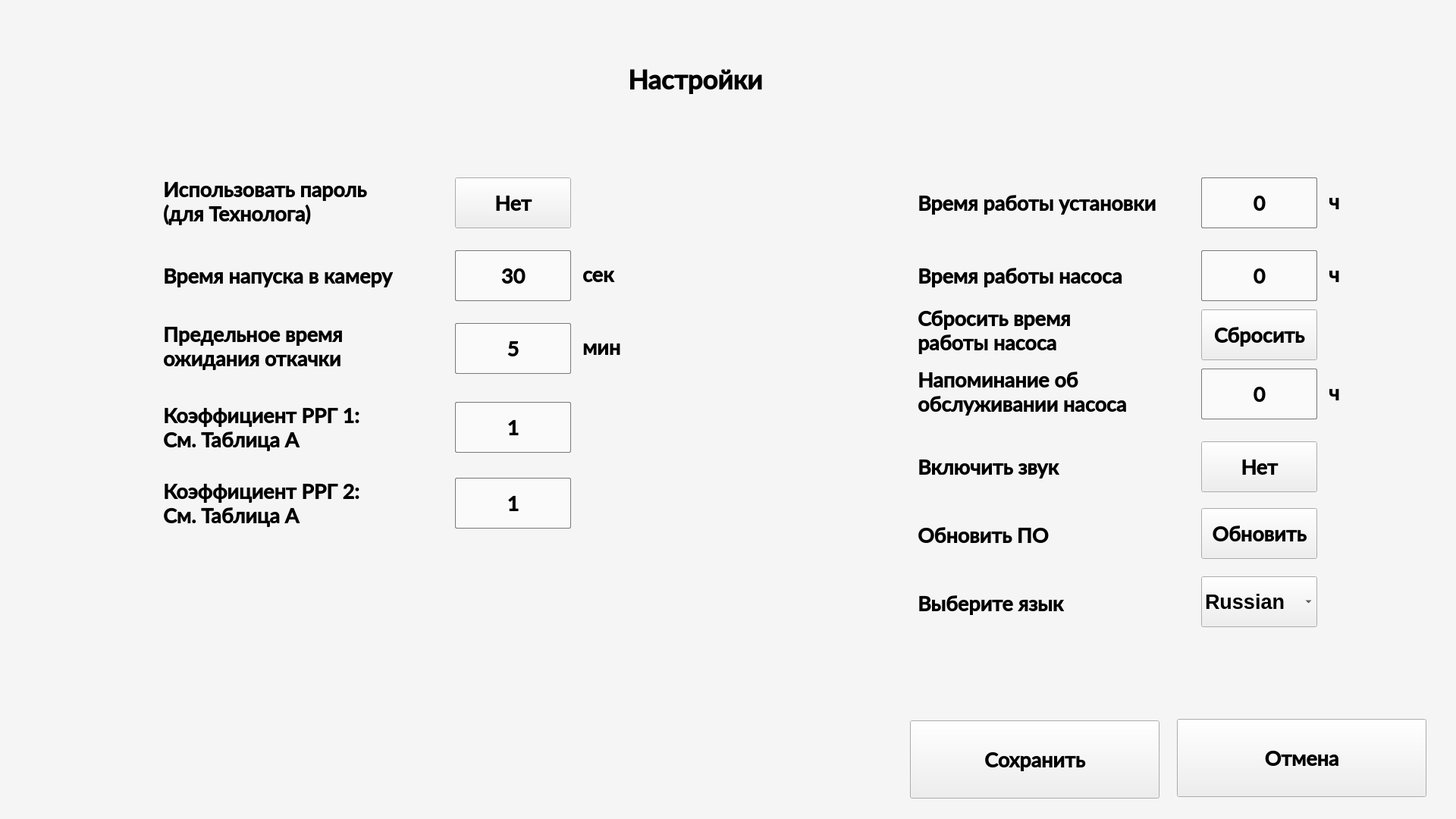
<?xml version="1.0" encoding="UTF-8"?>
<ui version="4.0">
 <class>SetWindow</class>
 <widget class="QDialog" name="SetWindow">
  <property name="geometry">
   <rect>
    <x>0</x>
    <y>0</y>
    <width>1920</width>
    <height>1080</height>
   </rect>
  </property>
  <property name="windowTitle">
   <string>Dialog</string>
  </property>
  <property name="styleSheet">
   <string notr="true"/>
  </property>
  <widget class="QLabel" name="LabelText">
   <property name="geometry">
    <rect>
     <x>828</x>
     <y>84</y>
     <width>265</width>
     <height>41</height>
    </rect>
   </property>
   <property name="font">
    <font>
     <family>Lato Semibold</family>
     <pointsize>26</pointsize>
     <bold>true</bold>
    </font>
   </property>
   <property name="text">
    <string>Настройки</string>
   </property>
  </widget>
  <widget class="QLabel" name="Blackout">
   <property name="geometry">
    <rect>
     <x>416</x>
     <y>96</y>
     <width>68</width>
     <height>22</height>
    </rect>
   </property>
   <property name="text">
    <string/>
   </property>
  </widget>
  <widget class="QLabel" name="Screen">
   <property name="geometry">
    <rect>
     <x>0</x>
     <y>0</y>
     <width>1920</width>
     <height>1080</height>
    </rect>
   </property>
   <property name="styleSheet">
    <string notr="true">background-color: rgb(245, 245, 245);</string>
   </property>
   <property name="text">
    <string/>
   </property>
  </widget>
  <widget class="QLabel" name="LabelSet_2">
   <property name="geometry">
    <rect>
     <x>215</x>
     <y>348</y>
     <width>353</width>
     <height>31</height>
    </rect>
   </property>
   <property name="font">
    <font>
     <family>Lato Semibold</family>
     <pointsize>20</pointsize>
     <bold>true</bold>
    </font>
   </property>
   <property name="text">
    <string>Время напуска в камеру</string>
   </property>
  </widget>
  <widget class="QPushButton" name="ClockVE0">
   <property name="geometry">
    <rect>
     <x>600</x>
     <y>330</y>
     <width>153</width>
     <height>67</height>
    </rect>
   </property>
   <property name="font">
    <font>
     <family>Lato Semibold</family>
     <pointsize>20</pointsize>
     <bold>true</bold>
    </font>
   </property>
   <property name="styleSheet">
    <string notr="true">border: 1px solid rgb(120, 120, 120);
background-color: rgb(250, 250, 250);
border-radius: 2px;</string>
   </property>
   <property name="text">
    <string>30</string>
   </property>
   <property name="checkable">
    <bool>false</bool>
   </property>
  </widget>
  <widget class="QLabel" name="LabelSet_3">
   <property name="geometry">
    <rect>
     <x>215</x>
     <y>421</y>
     <width>311</width>
     <height>71</height>
    </rect>
   </property>
   <property name="font">
    <font>
     <family>Lato Semibold</family>
     <pointsize>20</pointsize>
     <bold>true</bold>
    </font>
   </property>
   <property name="text">
    <string>Предельное время
ожидания откачки</string>
   </property>
  </widget>
  <widget class="QPushButton" name="ClockNI">
   <property name="geometry">
    <rect>
     <x>600</x>
     <y>426</y>
     <width>153</width>
     <height>67</height>
    </rect>
   </property>
   <property name="font">
    <font>
     <family>Lato Semibold</family>
     <pointsize>20</pointsize>
     <bold>true</bold>
    </font>
   </property>
   <property name="styleSheet">
    <string notr="true">border: 1px solid rgb(120, 120, 120);
background-color: rgb(250, 250, 250);
border-radius: 2px;</string>
   </property>
   <property name="text">
    <string>5</string>
   </property>
   <property name="checkable">
    <bool>false</bool>
   </property>
  </widget>
  <widget class="QLabel" name="LabelSet_4">
   <property name="geometry">
    <rect>
     <x>215</x>
     <y>230</y>
     <width>321</width>
     <height>71</height>
    </rect>
   </property>
   <property name="font">
    <font>
     <family>Lato Semibold</family>
     <pointsize>20</pointsize>
     <bold>true</bold>
    </font>
   </property>
   <property name="text">
    <string>Использовать пароль
(для Технолога)</string>
   </property>
  </widget>
  <widget class="QPushButton" name="ButtonCancel">
   <property name="geometry">
    <rect>
     <x>1552</x>
     <y>948</y>
     <width>329</width>
     <height>103</height>
    </rect>
   </property>
   <property name="font">
    <font>
     <family>Lato Semibold</family>
     <pointsize>20</pointsize>
     <bold>true</bold>
    </font>
   </property>
   <property name="text">
    <string>Отмена</string>
   </property>
   <property name="icon">
    <iconset>
     <normaloff>ui/ui_ser/ui_2/Pictures13/Cancel.png</normaloff>ui/ui_ser/ui_2/Pictures13/Cancel.png</iconset>
   </property>
   <property name="iconSize">
    <size>
     <width>24</width>
     <height>24</height>
    </size>
   </property>
   <property name="checkable">
    <bool>false</bool>
   </property>
  </widget>
  <widget class="QLabel" name="LabelSet_5">
   <property name="geometry">
    <rect>
     <x>768</x>
     <y>432</y>
     <width>71</width>
     <height>51</height>
    </rect>
   </property>
   <property name="font">
    <font>
     <family>Lato Semibold</family>
     <pointsize>20</pointsize>
     <bold>true</bold>
    </font>
   </property>
   <property name="text">
    <string>мин</string>
   </property>
  </widget>
  <widget class="QLabel" name="LabelSet_6">
   <property name="geometry">
    <rect>
     <x>768</x>
     <y>336</y>
     <width>61</width>
     <height>51</height>
    </rect>
   </property>
   <property name="font">
    <font>
     <family>Lato Semibold</family>
     <pointsize>20</pointsize>
     <bold>true</bold>
    </font>
   </property>
   <property name="text">
    <string>сек</string>
   </property>
  </widget>
  <widget class="QPushButton" name="ButtonPass">
   <property name="enabled">
    <bool>true</bool>
   </property>
   <property name="geometry">
    <rect>
     <x>600</x>
     <y>234</y>
     <width>153</width>
     <height>67</height>
    </rect>
   </property>
   <property name="font">
    <font>
     <family>Lato Semibold</family>
     <pointsize>20</pointsize>
     <bold>true</bold>
    </font>
   </property>
   <property name="text">
    <string>Нет</string>
   </property>
   <property name="checkable">
    <bool>false</bool>
   </property>
   <property name="checked">
    <bool>false</bool>
   </property>
  </widget>
  <widget class="QLabel" name="label">
   <property name="geometry">
    <rect>
     <x>0</x>
     <y>0</y>
     <width>363</width>
     <height>128</height>
    </rect>
   </property>
   <property name="text">
    <string/>
   </property>
   <property name="pixmap">
    <pixmap>ui/ui_ser/ui_2/Pictures13/logo(66).png</pixmap>
   </property>
  </widget>
  <widget class="QLabel" name="LabelSet_9">
   <property name="geometry">
    <rect>
     <x>1210</x>
     <y>600</y>
     <width>221</width>
     <height>31</height>
    </rect>
   </property>
   <property name="font">
    <font>
     <family>Lato Semibold</family>
     <pointsize>20</pointsize>
     <bold>true</bold>
    </font>
   </property>
   <property name="text">
    <string>Включить звук</string>
   </property>
  </widget>
  <widget class="QPushButton" name="ButtonBuzzer">
   <property name="enabled">
    <bool>true</bool>
   </property>
   <property name="geometry">
    <rect>
     <x>1584</x>
     <y>582</y>
     <width>153</width>
     <height>67</height>
    </rect>
   </property>
   <property name="font">
    <font>
     <family>Lato Semibold</family>
     <pointsize>20</pointsize>
     <bold>true</bold>
    </font>
   </property>
   <property name="text">
    <string>Нет</string>
   </property>
   <property name="checkable">
    <bool>false</bool>
   </property>
   <property name="checked">
    <bool>false</bool>
   </property>
  </widget>
  <widget class="QPushButton" name="TimeMPC">
   <property name="geometry">
    <rect>
     <x>1584</x>
     <y>234</y>
     <width>153</width>
     <height>67</height>
    </rect>
   </property>
   <property name="font">
    <font>
     <family>Lato Semibold</family>
     <pointsize>20</pointsize>
     <bold>true</bold>
    </font>
   </property>
   <property name="styleSheet">
    <string notr="true">border: 1px solid rgb(120, 120, 120);
background-color: rgb(250, 250, 250);
border-radius: 2px;</string>
   </property>
   <property name="text">
    <string>0</string>
   </property>
   <property name="checkable">
    <bool>false</bool>
   </property>
  </widget>
  <widget class="QLabel" name="LabelSet_12">
   <property name="geometry">
    <rect>
     <x>1752</x>
     <y>240</y>
     <width>61</width>
     <height>51</height>
    </rect>
   </property>
   <property name="font">
    <font>
     <family>Lato Semibold</family>
     <pointsize>20</pointsize>
     <bold>true</bold>
    </font>
   </property>
   <property name="text">
    <string>ч</string>
   </property>
  </widget>
  <widget class="QLabel" name="LabelSet_13">
   <property name="geometry">
    <rect>
     <x>1210</x>
     <y>252</y>
     <width>361</width>
     <height>31</height>
    </rect>
   </property>
   <property name="font">
    <font>
     <family>Lato Semibold</family>
     <pointsize>20</pointsize>
     <bold>true</bold>
    </font>
   </property>
   <property name="text">
    <string>Время работы установки</string>
   </property>
  </widget>
  <widget class="QLabel" name="LabelSet_14">
   <property name="geometry">
    <rect>
     <x>1210</x>
     <y>348</y>
     <width>301</width>
     <height>31</height>
    </rect>
   </property>
   <property name="font">
    <font>
     <family>Lato Semibold</family>
     <pointsize>20</pointsize>
     <bold>true</bold>
    </font>
   </property>
   <property name="text">
    <string>Время работы насоса</string>
   </property>
  </widget>
  <widget class="QPushButton" name="TimePump">
   <property name="geometry">
    <rect>
     <x>1584</x>
     <y>330</y>
     <width>153</width>
     <height>67</height>
    </rect>
   </property>
   <property name="font">
    <font>
     <family>Lato Semibold</family>
     <pointsize>20</pointsize>
     <bold>true</bold>
    </font>
   </property>
   <property name="styleSheet">
    <string notr="true">border: 1px solid rgb(120, 120, 120);
background-color: rgb(250, 250, 250);
border-radius: 2px;</string>
   </property>
   <property name="text">
    <string>0</string>
   </property>
   <property name="checkable">
    <bool>false</bool>
   </property>
  </widget>
  <widget class="QLabel" name="LabelSet_15">
   <property name="geometry">
    <rect>
     <x>1752</x>
     <y>336</y>
     <width>61</width>
     <height>51</height>
    </rect>
   </property>
   <property name="font">
    <font>
     <family>Lato Semibold</family>
     <pointsize>20</pointsize>
     <bold>true</bold>
    </font>
   </property>
   <property name="text">
    <string>ч</string>
   </property>
  </widget>
  <widget class="QPushButton" name="TimePumpSer">
   <property name="geometry">
    <rect>
     <x>1584</x>
     <y>486</y>
     <width>153</width>
     <height>67</height>
    </rect>
   </property>
   <property name="font">
    <font>
     <family>Lato Semibold</family>
     <pointsize>20</pointsize>
     <bold>true</bold>
    </font>
   </property>
   <property name="styleSheet">
    <string notr="true">border: 1px solid rgb(120, 120, 120);
background-color: rgb(250, 250, 250);
border-radius: 2px;</string>
   </property>
   <property name="text">
    <string>0</string>
   </property>
   <property name="checkable">
    <bool>false</bool>
   </property>
  </widget>
  <widget class="QLabel" name="LabelSet_16">
   <property name="geometry">
    <rect>
     <x>1210</x>
     <y>476</y>
     <width>351</width>
     <height>81</height>
    </rect>
   </property>
   <property name="font">
    <font>
     <family>Lato Semibold</family>
     <pointsize>20</pointsize>
     <bold>true</bold>
    </font>
   </property>
   <property name="text">
    <string>Напоминание об
обслуживании насоса</string>
   </property>
  </widget>
  <widget class="QLabel" name="LabelSet_17">
   <property name="geometry">
    <rect>
     <x>1752</x>
     <y>492</y>
     <width>61</width>
     <height>51</height>
    </rect>
   </property>
   <property name="font">
    <font>
     <family>Lato Semibold</family>
     <pointsize>20</pointsize>
     <bold>true</bold>
    </font>
   </property>
   <property name="text">
    <string>ч</string>
   </property>
  </widget>
  <widget class="QPushButton" name="ButtonNIRes">
   <property name="enabled">
    <bool>true</bool>
   </property>
   <property name="geometry">
    <rect>
     <x>1584</x>
     <y>408</y>
     <width>153</width>
     <height>67</height>
    </rect>
   </property>
   <property name="font">
    <font>
     <family>Lato Semibold</family>
     <pointsize>20</pointsize>
     <bold>true</bold>
    </font>
   </property>
   <property name="text">
    <string>Сбросить</string>
   </property>
   <property name="checkable">
    <bool>false</bool>
   </property>
   <property name="checked">
    <bool>false</bool>
   </property>
  </widget>
  <widget class="QLabel" name="LabelSet_18">
   <property name="geometry">
    <rect>
     <x>1210</x>
     <y>395</y>
     <width>441</width>
     <height>81</height>
    </rect>
   </property>
   <property name="font">
    <font>
     <family>Lato Semibold</family>
     <pointsize>20</pointsize>
     <bold>true</bold>
    </font>
   </property>
   <property name="text">
    <string>Сбросить время
работы насоса</string>
   </property>
  </widget>
  <widget class="QPushButton" name="ButtonSave">
   <property name="geometry">
    <rect>
     <x>1200</x>
     <y>950</y>
     <width>329</width>
     <height>103</height>
    </rect>
   </property>
   <property name="font">
    <font>
     <family>Lato Semibold</family>
     <pointsize>20</pointsize>
     <bold>true</bold>
    </font>
   </property>
   <property name="text">
    <string>Сохранить</string>
   </property>
   <property name="icon">
    <iconset>
     <normaloff>ui/ui_ser/ui_2/Pictures13/Save.png</normaloff>ui/ui_ser/ui_2/Pictures13/Save.png</iconset>
   </property>
   <property name="iconSize">
    <size>
     <width>24</width>
     <height>24</height>
    </size>
   </property>
   <property name="checkable">
    <bool>false</bool>
   </property>
  </widget>
  <widget class="QPushButton" name="userInputRrgConvCoeffPlace_1">
   <property name="geometry">
    <rect>
     <x>600</x>
     <y>530</y>
     <width>153</width>
     <height>67</height>
    </rect>
   </property>
   <property name="font">
    <font>
     <family>Lato Semibold</family>
     <pointsize>20</pointsize>
     <bold>true</bold>
    </font>
   </property>
   <property name="styleSheet">
    <string notr="true">border: 1px solid rgb(120, 120, 120);
background-color: rgb(250, 250, 250);
border-radius: 2px;</string>
   </property>
   <property name="text">
    <string>1</string>
   </property>
   <property name="checkable">
    <bool>false</bool>
   </property>
  </widget>
  <widget class="QLabel" name="LabelSet_19">
   <property name="geometry">
    <rect>
     <x>215</x>
     <y>530</y>
     <width>301</width>
     <height>67</height>
    </rect>
   </property>
   <property name="font">
    <font>
     <family>Lato Semibold</family>
     <pointsize>20</pointsize>
     <bold>true</bold>
    </font>
   </property>
   <property name="text">
    <string>Коэффициент РРГ 1:
См. Таблица А</string>
   </property>
  </widget>
  <widget class="QLabel" name="LabelSet_23">
   <property name="geometry">
    <rect>
     <x>215</x>
     <y>630</y>
     <width>301</width>
     <height>67</height>
    </rect>
   </property>
   <property name="font">
    <font>
     <family>Lato Semibold</family>
     <pointsize>20</pointsize>
     <bold>true</bold>
    </font>
   </property>
   <property name="text">
    <string>Коэффициент РРГ 2:
См. Таблица А</string>
   </property>
  </widget>
  <widget class="QPushButton" name="userInputRrgConvCoeffPlace_2">
   <property name="geometry">
    <rect>
     <x>600</x>
     <y>630</y>
     <width>153</width>
     <height>67</height>
    </rect>
   </property>
   <property name="font">
    <font>
     <family>Lato Semibold</family>
     <pointsize>20</pointsize>
     <bold>true</bold>
    </font>
   </property>
   <property name="styleSheet">
    <string notr="true">border: 1px solid rgb(120, 120, 120);
background-color: rgb(250, 250, 250);
border-radius: 2px;</string>
   </property>
   <property name="text">
    <string>1</string>
   </property>
   <property name="checkable">
    <bool>false</bool>
   </property>
  </widget>
  <widget class="QLabel" name="LabelSet_20">
   <property name="geometry">
    <rect>
     <x>1210</x>
     <y>690</y>
     <width>351</width>
     <height>31</height>
    </rect>
   </property>
   <property name="font">
    <font>
     <family>Lato Semibold</family>
     <pointsize>20</pointsize>
     <bold>true</bold>
    </font>
   </property>
   <property name="text">
    <string>Обновить ПО</string>
   </property>
  </widget>
  <widget class="QPushButton" name="BuUpdate">
   <property name="enabled">
    <bool>true</bool>
   </property>
   <property name="geometry">
    <rect>
     <x>1584</x>
     <y>670</y>
     <width>153</width>
     <height>67</height>
    </rect>
   </property>
   <property name="font">
    <font>
     <family>Lato Semibold</family>
     <pointsize>20</pointsize>
     <bold>true</bold>
    </font>
   </property>
   <property name="text">
    <string>Обновить</string>
   </property>
   <property name="checkable">
    <bool>false</bool>
   </property>
   <property name="checked">
    <bool>false</bool>
   </property>
  </widget>
  <widget class="QLabel" name="LabelSet_21">
   <property name="geometry">
    <rect>
     <x>1210</x>
     <y>780</y>
     <width>221</width>
     <height>31</height>
    </rect>
   </property>
   <property name="font">
    <font>
     <family>Lato Semibold</family>
     <pointsize>20</pointsize>
     <bold>true</bold>
    </font>
   </property>
   <property name="text">
    <string>Выберите язык</string>
   </property>
  </widget>
  <widget class="QComboBox" name="comboBoxLang">
   <property name="geometry">
    <rect>
     <x>1584</x>
     <y>760</y>
     <width>153</width>
     <height>67</height>
    </rect>
   </property>
   <property name="font">
    <font>
     <family>Segoe UI</family>
     <pointsize>20</pointsize>
     <bold>true</bold>
    </font>
   </property>
   <item>
    <property name="text">
     <string>Russian</string>
    </property>
   </item>
   <item>
    <property name="text">
     <string>English</string>
    </property>
   </item>
   <item>
    <property name="text">
     <string>Chinese</string>
    </property>
   </item>
  </widget>
  <zorder>Screen</zorder>
  <zorder>LabelText</zorder>
  <zorder>LabelSet_2</zorder>
  <zorder>ClockVE0</zorder>
  <zorder>LabelSet_3</zorder>
  <zorder>ClockNI</zorder>
  <zorder>LabelSet_4</zorder>
  <zorder>ButtonCancel</zorder>
  <zorder>LabelSet_5</zorder>
  <zorder>LabelSet_6</zorder>
  <zorder>ButtonPass</zorder>
  <zorder>label</zorder>
  <zorder>LabelSet_9</zorder>
  <zorder>ButtonBuzzer</zorder>
  <zorder>TimeMPC</zorder>
  <zorder>LabelSet_12</zorder>
  <zorder>LabelSet_13</zorder>
  <zorder>LabelSet_14</zorder>
  <zorder>TimePump</zorder>
  <zorder>LabelSet_15</zorder>
  <zorder>TimePumpSer</zorder>
  <zorder>LabelSet_16</zorder>
  <zorder>LabelSet_17</zorder>
  <zorder>ButtonNIRes</zorder>
  <zorder>LabelSet_18</zorder>
  <zorder>Blackout</zorder>
  <zorder>ButtonSave</zorder>
  <zorder>userInputRrgConvCoeffPlace_1</zorder>
  <zorder>LabelSet_19</zorder>
  <zorder>LabelSet_23</zorder>
  <zorder>userInputRrgConvCoeffPlace_2</zorder>
  <zorder>LabelSet_20</zorder>
  <zorder>BuUpdate</zorder>
  <zorder>LabelSet_21</zorder>
  <zorder>comboBoxLang</zorder>
 </widget>
 <resources/>
 <connections/>
</ui>
